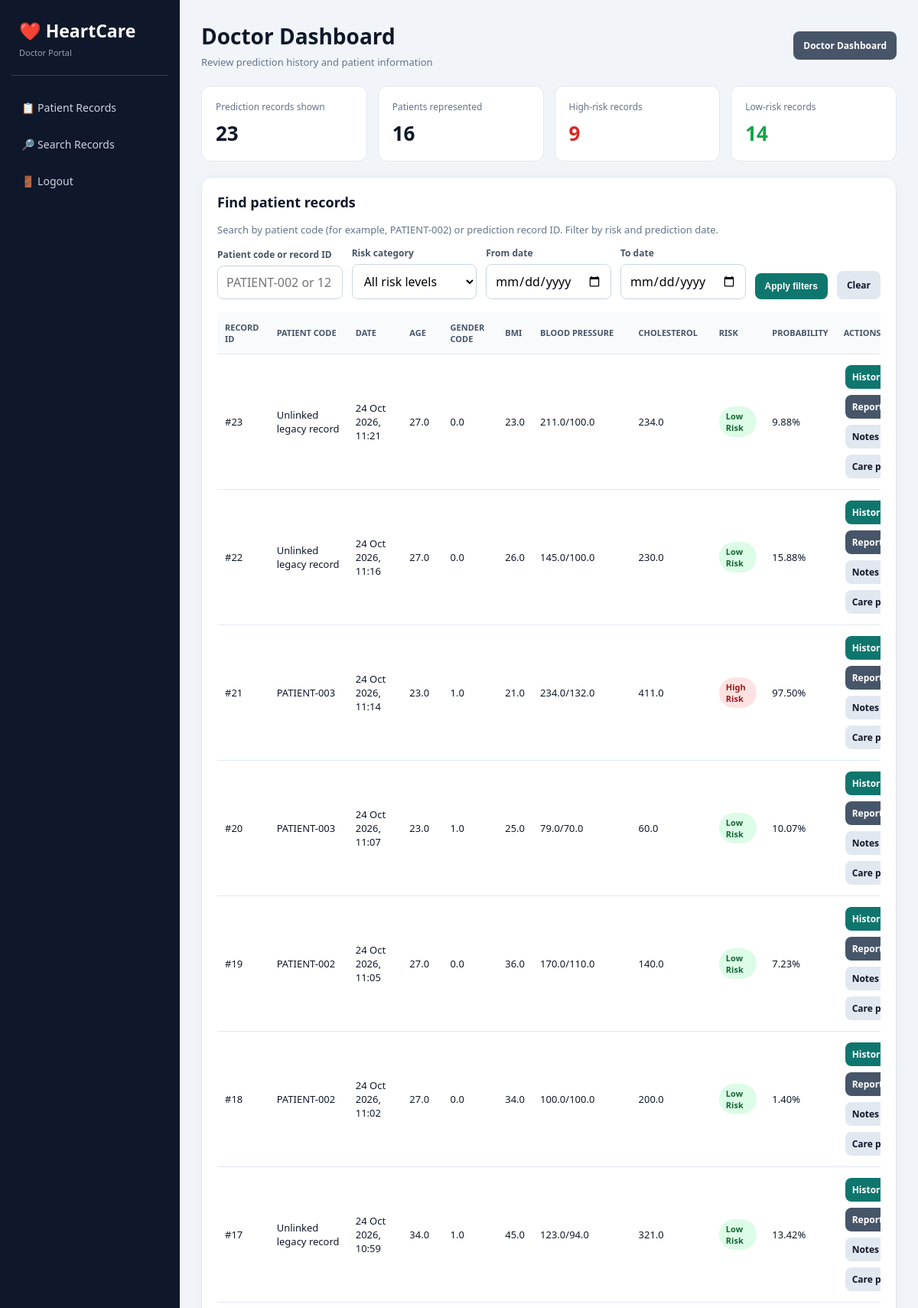
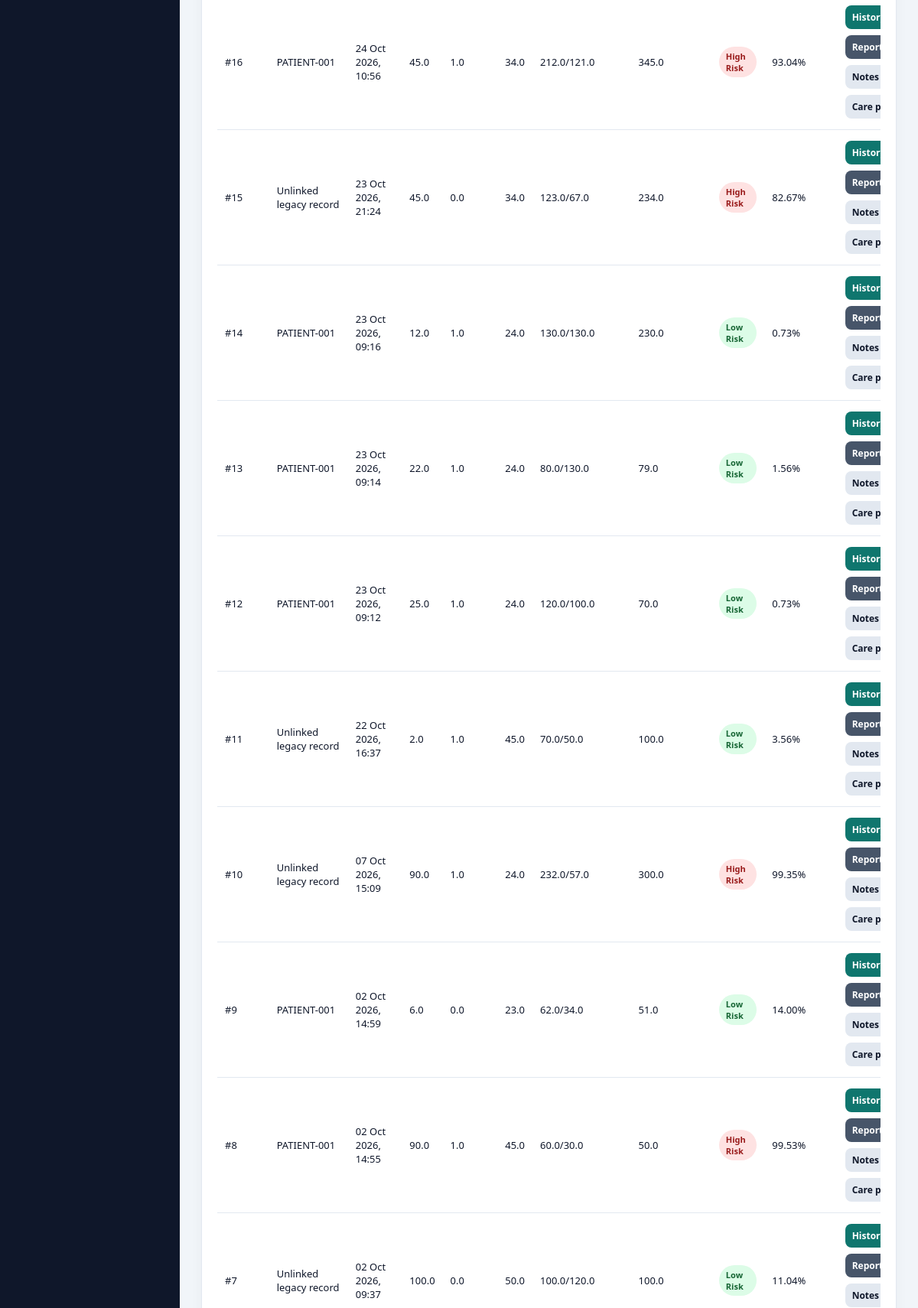
The app's page /doctor (signed in, upper part) with its own data (2 pictures, top to bottom).
### app.py (models this page shows)
class Patient(db.Model):
    id = db.Column(
        db.Integer,
        primary_key=True
    )
    patient_code = db.Column(
        db.String(50),
        nullable=True,
        index=True
    )
    age = db.Column(
        db.Float
    )
    gender = db.Column(
        db.Float
    )
    bmi = db.Column(
        db.Float
    )
    systolic = db.Column(
        db.Float
    )
    diastolic = db.Column(
        db.Float
    )
    cholesterol = db.Column(
        db.Float
    )
    risk = db.Column(
        db.String(50)
    )
    probability = db.Column(
        db.Float
    )
    date = db.Column(
        db.DateTime,
        default=datetime.utcnow
    )

### app.py (the view)
@app.route("/doctor")
def doctor_dashboard():
    access_response = doctor_or_admin_required()
    if access_response:
        return access_response
    records, search, risk, start_date, end_date, date_error = build_doctor_patient_query()
    unique_codes = {r.patient_code for r in records if r.patient_code}
    unique_patients = len(unique_codes) + sum(1 for r in records if not r.patient_code)
    high_risk_count = sum(1 for r in records if r.risk == "High Risk")
    low_risk_count = sum(1 for r in records if r.risk == "Low Risk")
    return render_template(
        "doctor_dashboard.html",
        patients=records,
        search=search,
        risk=risk,
        start_date=start_date,
        end_date=end_date,
        date_error=date_error,
        total_records=len(records),
        unique_patients=unique_patients,
        high_risk_count=high_risk_count,
        low_risk_count=low_risk_count,
    )

### app.py (called while the page is built)
def doctor_or_admin_required():
    if "role" not in session:
        return redirect(url_for("login"))
    if session.get("role") not in ("doctor", "admin"):
        return ("Access denied. A doctor or administrator account is required.", 403)
    return None

### templates/doctor_dashboard.html (shortened to what this page needs)
{% extends "doctor_base.html" %}
{% block heading %}Doctor Dashboard{% endblock %}
{% block content %}
<div class="stats">
  <div class="stat"><span>Prediction records shown</span><strong>{{ total_records }}</strong></div>
  <div class="stat"><span>Patients represented</span><strong>{{ unique_patients }}</strong></div>
  <div class="stat"><span>High-risk records</span><strong style="color:#dc2626">{{ high_risk_count }}</strong></div>
  <div class="stat"><span>Low-risk records</span><strong style="color:#16a34a">{{ low_risk_count }}</strong></div>
</div>
<section class="card">
  <h2 style="margin-top:0;font-size:18px">Find patient records</h2>
  <p class="muted">Search by patient code (for example, PATIENT-002) or prediction record ID. Filter by risk and prediction date.</p>
  <form class="toolbar" method="GET" action="{{ url_for('doctor_dashboard') }}">
    <div class="field"><label for="search">Patient code or record ID</label><input id="search" name="search" value="{{ search }}" placeholder="PATIENT-002 or 12"></div>
    <div class="field"><label for="risk">Risk category</label><select id="risk" name="risk"><option value="">All risk levels</option></select></div>
    <div class="field"><label for="start_date">From date</label><input type="date" id="start_date" name="start_date" value="{{ start_date }}"></div>
    <div class="field"><label for="end_date">To date</label><input type="date" id="end_date" name="end_date" value="{{ end_date }}"></div>
    <button class="btn" type="submit">Apply filters</button><a class="btn light" href="{{ url_for('doctor_dashboard') }}">Clear</a>
  </form>
  <div class="table-wrap"><table><thead><tr><th>Record ID</th><th>Patient Code</th><th>Date</th><th>Age</th><th>Gender code</th><th>BMI</th><th>Blood pressure</th><th>Cholesterol</th><th>Risk</th><th>Probability</th><th>Actions</th></tr></thead><tbody>
  {% for record in patients %}
  <tr>
    <td>#{{ record.id }}</td><td>{{ record.patient_code or 'Unlinked legacy record' }}</td><td>{{ record.date.strftime('%d %b %Y, %H:%M') if record.date else 'N/A' }}</td><td>{{ record.age if record.age is not none else 'N/A' }}</td><td>{{ record.gender if record.gender is not none else 'N/A' }}</td><td>{{ '%.1f'|format(record.bmi) if record.bmi is not none else 'N/A' }}</td><td>{{ record.systolic if record.systolic is not none else 'N/A' }}/{{ record.diastolic if record.diastolic is not none else 'N/A' }}</td><td>{{ record.cholesterol if record.cholesterol is not none else 'N/A' }}</td>
    <td>{% if record.risk == 'High Risk' %}<span class="badge high">High Risk</span>{% elif record.risk == 'Low Risk' %}<span class="badge low">Low Risk</span>{% else %}<span class="badge unknown">{{ record.risk or 'N/A' }}</span>{% endif %}</td><td>{{ '%.2f'|format(record.probability) if record.probability is not none else 'N/A' }}{% if record.probability is not none %}%{% endif %}</td>
    <td><div class="actions"><a class="btn small" href="{{ url_for('patient_history', patient_id=record.id) }}">History</a><a class="btn small secondary" href="{{ url_for('medical_report', patient_id=record.id) }}">Report</a><a class="btn small light" href="{{ url_for('medical_notes', patient_id=record.id) }}">Notes</a><a class="btn small light" href="{{ url_for('prescription', patient_id=record.id) }}">Care plan</a></div></td>
  </tr>
  {% else %}<tr><td colspan="11" class="empty">No prediction records match these filters.</td></tr>{% endfor %}
  </tbody></table></div>
</section>
{% endblock %}

### templates/doctor_base.html (style rules this page uses)
* { box-sizing:border-box }
body { margin:0;background:#f1f5f9;color:#0f172a;font-family:Segoe UI,Arial,sans-serif }
.muted { color:#64748b;font-size:13px }
.card { background:#fff;border:1px solid #e2e8f0;border-radius:14px;padding:20px;margin-bottom:20px;box-shadow:0 5px 18px rgba(15,23,42,.04) }
.stats { display:grid;grid-template-columns:repeat(4,minmax(0,1fr));gap:14px;margin-bottom:20px }
.stat { background:#fff;border:1px solid #e2e8f0;border-radius:12px;padding:18px }
.stat span { display:block;color:#64748b;font-size:12px;margin-bottom:8px }
.stat strong { font-size:26px }
.toolbar { display:flex;align-items:end;flex-wrap:wrap;gap:12px;margin-bottom:17px }
.field { flex:1;min-width:150px }
label { display:block;font-size:12px;font-weight:700;color:#475569;margin-bottom:6px }
input,select { width:100%;padding:10px 11px;border:1px solid #cbd5e1;border-radius:8px;background:white;font:inherit }
.btn { display:inline-block;border:0;border-radius:8px;background:#0f766e;color:white;padding:10px 13px;text-decoration:none;font-weight:700;font-size:12px;cursor:pointer;white-space:nowrap }
.btn.secondary { background:#475569 }
.btn.light { background:#e2e8f0;color:#0f172a }
.btn.small { padding:7px 9px;margin:2px }
.table-wrap { overflow-x:auto }
table { width:100%;border-collapse:collapse;min-width:950px }
th,td { padding:12px 10px;border-bottom:1px solid #e2e8f0;text-align:left;font-size:13px;vertical-align:middle }
th { font-size:11px;text-transform:uppercase;color:#475569;background:#f8fafc }
.badge { display:inline-block;padding:5px 9px;border-radius:99px;font-size:11px;font-weight:800 }
.high { background:#fee2e2;color:#991b1b }
.low { background:#dcfce7;color:#166534 }
.actions { display:flex;flex-wrap:wrap;gap:4px }

### records on screen
Patient: id "23", patient_code "Unlinked legacy record", date "24 Oct 2026, 11:21", age "27.0", gender "0.0", bmi "23.0", systolic "211.0", diastolic "100.0", cholesterol "234.0", risk "Low Risk", probability "9.88"
Patient: id "22", patient_code "Unlinked legacy record", date "24 Oct 2026, 11:16", age "27.0", gender "0.0", bmi "26.0", systolic "145.0", diastolic "100.0", cholesterol "230.0", risk "Low Risk", probability "15.88"
Patient: id "21", patient_code "PATIENT-003", date "24 Oct 2026, 11:14", age "23.0", gender "1.0", bmi "21.0", systolic "234.0", diastolic "132.0", cholesterol "411.0", risk "High Risk", probability "97.50"
Patient: id "20", patient_code "PATIENT-003", date "24 Oct 2026, 11:07", age "23.0", gender "1.0", bmi "25.0", systolic "79.0", diastolic "70.0", cholesterol "60.0", risk "Low Risk", probability "10.07"
Patient: id "19", patient_code "PATIENT-002", date "24 Oct 2026, 11:05", age "27.0", gender "0.0", bmi "36.0", systolic "170.0", diastolic "110.0", cholesterol "140.0", risk "Low Risk", probability "7.23"
Patient: id "18", patient_code "PATIENT-002", date "24 Oct 2026, 11:02", age "27.0", gender "0.0", bmi "34.0", systolic "100.0", diastolic "100.0", cholesterol "200.0", risk "Low Risk", probability "1.40"
Patient: id "17", patient_code "Unlinked legacy record", date "24 Oct 2026, 10:59", age "34.0", gender "1.0", bmi "45.0", systolic "123.0", diastolic "94.0", cholesterol "321.0", risk "Low Risk", probability "13.42"
Patient: id "16", patient_code "PATIENT-001", date "24 Oct 2026, 10:56", age "45.0", gender "1.0", bmi "34.0", systolic "212.0", diastolic "121.0", cholesterol "345.0", risk "High Risk", probability "93.04"
Patient: id "15", patient_code "Unlinked legacy record", date "23 Oct 2026, 21:24", age "45.0", gender "0.0", bmi "34.0", systolic "123.0", diastolic "67.0", cholesterol "234.0", risk "High Risk", probability "82.67"
Patient: id "14", patient_code "PATIENT-001", date "23 Oct 2026, 09:16", age "12.0", gender "1.0", bmi "24.0", systolic "130.0", diastolic "130.0", cholesterol "230.0", risk "Low Risk", probability "0.73"
Patient: id "13", patient_code "PATIENT-001", date "23 Oct 2026, 09:14", age "22.0", gender "1.0", bmi "24.0", systolic "80.0", diastolic "130.0", cholesterol "79.0", risk "Low Risk", probability "1.56"
Patient: id "12", patient_code "PATIENT-001", date "23 Oct 2026, 09:12", age "25.0", gender "1.0", bmi "24.0", systolic "120.0", diastolic "100.0", cholesterol "70.0", risk "Low Risk", probability "0.73"
Patient: id "11", patient_code "Unlinked legacy record", date "22 Oct 2026, 16:37", age "2.0", gender "1.0", bmi "45.0", systolic "70.0", diastolic "50.0", cholesterol "100.0", risk "Low Risk", probability "3.56"
Patient: id "10", patient_code "Unlinked legacy record", date "07 Oct 2026, 15:09", age "90.0", gender "1.0", bmi "24.0", systolic "232.0", diastolic "57.0", cholesterol "300.0", risk "High Risk", probability "99.35"
Patient: id "9", patient_code "PATIENT-001", date "02 Oct 2026, 14:59", age "6.0", gender "0.0", bmi "23.0", systolic "62.0", diastolic "34.0", cholesterol "51.0", risk "Low Risk", probability "14.00"
Patient: id "8", patient_code "PATIENT-001", date "02 Oct 2026, 14:55", age "90.0", gender "1.0", bmi "45.0", systolic "60.0", diastolic "30.0", cholesterol "50.0", risk "High Risk", probability "99.53"
Patient: id "7", patient_code "Unlinked legacy record", date "02 Oct 2026, 09:37", age "100.0", gender "0.0", bmi "50.0", systolic "100.0", diastolic "120.0", cholesterol "100.0", risk "Low Risk", probability "11.04"

### other values on screen
{{ total_records }} "23"
{{ unique_patients }} "16"
{{ high_risk_count }} "9"
{{ low_risk_count }} "14"
